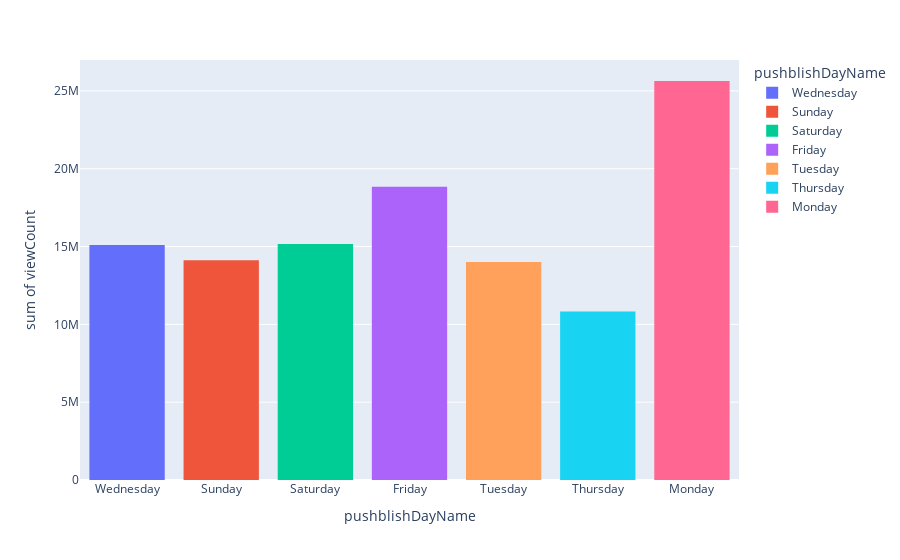

Source (notebook cell):
### Markdown cell above
##### What is the day with the most viewed videos?

### Code cell
fig = px.histogram(video_details,x='pushblishDayName',y='viewCount',color='pushblishDayName')

fig.show()

### Figure 1 — Plotly figure (JSON) as saved in the notebook; plotly's stock layout.template omitted (floating-point values rounded to 4 significant figures; data arrays with more than 128 entries replaced by an {"elided": "..."} marker saying what was removed)
{"data": [{"alignmentgroup": "True", "bingroup": "x", "histfunc": "sum", "hovertemplate": "pushblishDayName=%{x}<br>sum of viewCount=%{y}<extra></extra>", "legendgroup": "Wednesday", "marker": {"color": "#636efa", "pattern": {"shape": ""}}, "name": "Wednesday", "offsetgroup": "Wednesday", "orientation": "v", "showlegend": true, "type": "histogram", "x": {"elided": "151 str values"}, "xaxis": "x", "y": {"elided": "151 int values"}, "yaxis": "y"}, {"alignmentgroup": "True", "bingroup": "x", "histfunc": "sum", "hovertemplate": "pushblishDayName=%{x}<br>sum of viewCount=%{y}<extra></extra>", "legendgroup": "Sunday", "marker": {"color": "#EF553B", "pattern": {"shape": ""}}, "name": "Sunday", "offsetgroup": "Sunday", "orientation": "v", "showlegend": true, "type": "histogram", "x": {"elided": "149 str values"}, "xaxis": "x", "y": {"elided": "149 int values"}, "yaxis": "y"}, {"alignmentgroup": "True", "bingroup": "x", "histfunc": "sum", "hovertemplate": "pushblishDayName=%{x}<br>sum of viewCount=%{y}<extra></extra>", "legendgroup": "Saturday", "marker": {"color": "#00cc96", "pattern": {"shape": ""}}, "name": "Saturday", "offsetgroup": "Saturday", "orientation": "v", "showlegend": true, "type": "histogram", "x": {"elided": "158 str values"}, "xaxis": "x", "y": {"elided": "158 int values"}, "yaxis": "y"}, {"alignmentgroup": "True", "bingroup": "x", "histfunc": "sum", "hovertemplate": "pushblishDayName=%{x}<br>sum of viewCount=%{y}<extra></extra>", "legendgroup": "Friday", "marker": {"color": "#ab63fa", "pattern": {"shape": ""}}, "name": "Friday", "offsetgroup": "Friday", "orientation": "v", "showlegend": true, "type": "histogram", "x": {"elided": "223 str values"}, "xaxis": "x", "y": {"elided": "223 int values"}, "yaxis": "y"}, {"alignmentgroup": "True", "bingroup": "x", "histfunc": "sum", "hovertemplate": "pushblishDayName=%{x}<br>sum of viewCount=%{y}<extra></extra>", "legendgroup": "Tuesday", "marker": {"color": "#FFA15A", "pattern": {"shape": ""}}, "name": "Tuesday", "offsetgroup": "Tuesday", "orientation": "v", "showlegend": true, "type": "histogram", "x": {"elided": "175 str values"}, "xaxis": "x", "y": {"elided": "175 int values"}, "yaxis": "y"}, {"alignmentgroup": "True", "bingroup": "x", "histfunc": "sum", "hovertemplate": "pushblishDayName=%{x}<br>sum of viewCount=%{y}<extra></extra>", "legendgroup": "Thursday", "marker": {"color": "#19d3f3", "pattern": {"shape": ""}}, "name": "Thursday", "offsetgroup": "Thursday", "orientation": "v", "showlegend": true, "type": "histogram", "x": {"elided": "147 str values"}, "xaxis": "x", "y": {"elided": "147 int values"}, "yaxis": "y"}, {"alignmentgroup": "True", "bingroup": "x", "histfunc": "sum", "hovertemplate": "pushblishDayName=%{x}<br>sum of viewCount=%{y}<extra></extra>", "legendgroup": "Monday", "marker": {"color": "#FF6692", "pattern": {"shape": ""}}, "name": "Monday", "offsetgroup": "Monday", "orientation": "v", "showlegend": true, "type": "histogram", "x": {"elided": "220 str values"}, "xaxis": "x", "y": {"elided": "220 int values"}, "yaxis": "y"}], "layout": {"autosize": true, "barmode": "relative", "legend": {"title": {"text": "pushblishDayName"}, "tracegroupgap": 0}, "margin": {"t": 60}, "xaxis": {"anchor": "y", "autorange": true, "categoryarray": ["Wednesday", "Sunday", "Saturday", "Friday", "Tuesday", "Thursday", "Monday"], "categoryorder": "array", "domain": [0, 1], "range": [-0.5, 6.5], "title": {"text": "pushblishDayName"}, "type": "category"}, "yaxis": {"anchor": "x", "autorange": true, "domain": [0, 1], "range": [0, 26990000.0], "title": {"text": "sum of viewCount"}, "type": "linear"}}}
